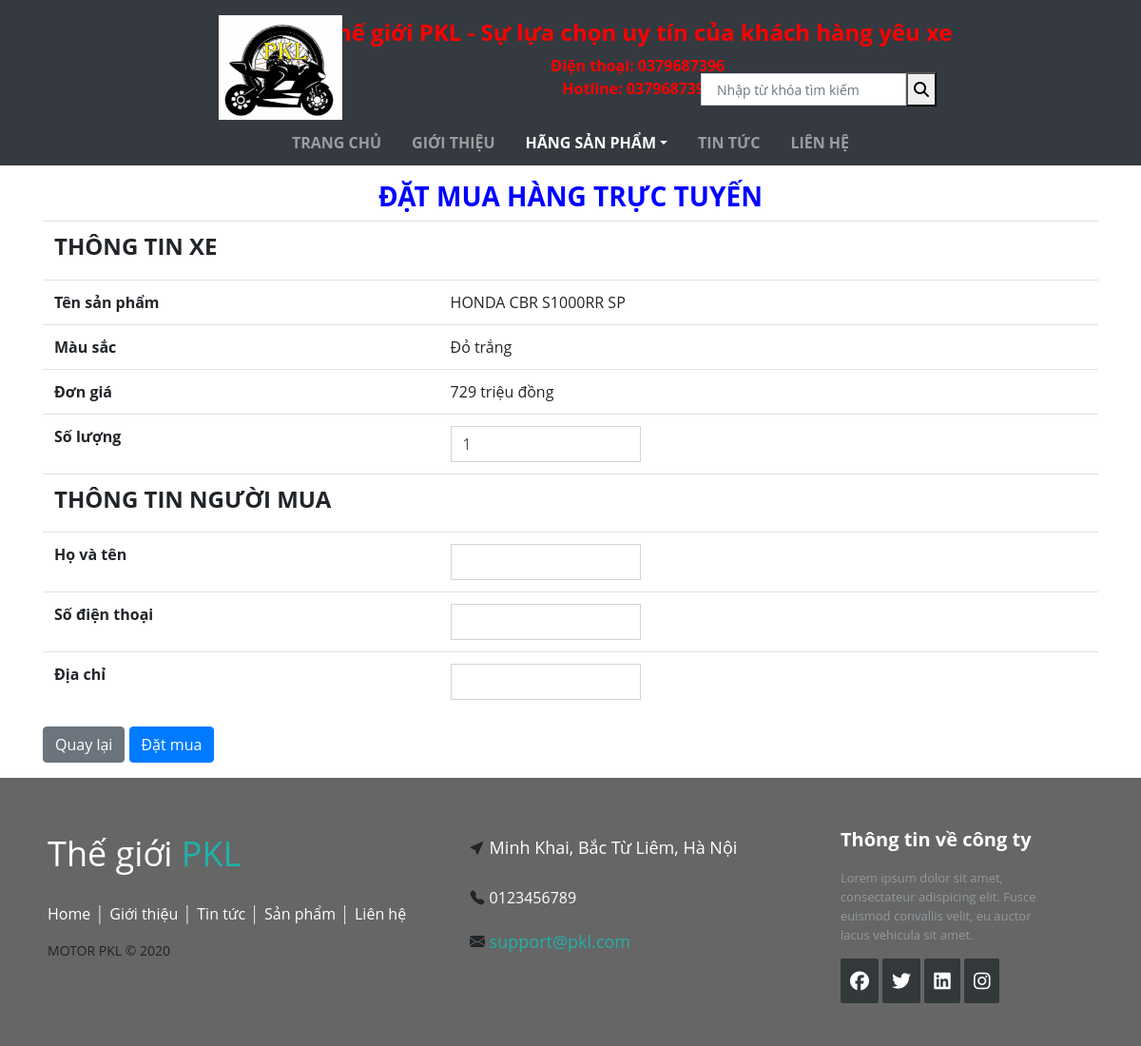
The app's page /order-product/1 with its own data.
### app/models.py (models this page shows, shortened)
class Product(models.Model):
    code = models.CharField(max_length=30,verbose_name='Mã',  unique=True)
    name = models.CharField(max_length=200, verbose_name='Tên')
    description = models.TextField(verbose_name='Mô tả',blank=True)
    type_vehicle=models.CharField(max_length=50,verbose_name='Loại xe')
    color=models.CharField(max_length=30,verbose_name='Màu sắc',default='')
    cc=models.FloatField(verbose_name='Phân khối')
    price = models.DecimalField(max_digits=10,decimal_places=1,verbose_name='Giá')
    category = models.ForeignKey(Category, verbose_name='Nhóm', on_delete=models.PROTECT)
    image = models.ImageField(verbose_name='Ảnh', upload_to='static/images')
    year=models.CharField(max_length=10,verbose_name='Năm sản xuất')
    origin=models.CharField(max_length=100,verbose_name='Xuất xứ')

### app/views.py (the view, shortened to what this page needs)
# urls.py: path('order-product/<pk>',orderProduct,name='order-product'),
def orderProduct(request, pk):
    product = Product.objects.get(pk=pk)
    form = OrderForm(initial={'qty': 1})
    context = {'form': form, 'product': product}
    return render(request, 'order.html', context)

### app/forms.py
class OrderForm(forms.Form):
    qty=forms.IntegerField(min_value=1)
    customer_name=forms.CharField()
    customer_phone=forms.CharField()
    customer_address=forms.CharField()

### app/templates/order.html (shortened to what this page needs)
{% extends "./base.html" %}
{% block menu %}
    {% with page=3 %}
    {{block.super}}
  {% endwith %}
{% endblock %}
{% block content %}
<link rel="stylesheet" href="https://stackpath.bootstrapcdn.com/bootstrap/4.5.2/css/bootstrap.min.css"
>
<div class="container mt-3">
    <h3 style="text-transform: uppercase;font-weight: bold;color: blue;text-align: center;">Đặt mua hàng trực tuyến</h3>
    <form method="POST">{%csrf_token%}
        <table class="table">
            <tbody>
                <tr>
                    <td colspan="2">
                        <h4 style="text-transform: uppercase;font-weight: bold;">Thông tin xe</h4>
                    </td>
                </tr>
                <tr>
                    <th>Tên sản phẩm</th>
                    <td>{{product.name}}</td>
                </tr>
                <tr>
                    <th>Màu sắc</th>
                    <td>{{product.color}}</td>
                </tr>
                <tr>
                    <th>Đơn giá</th>
                    <td>{{product.price|floatformat:"0"}} triệu đồng</td>
                </tr>
                <tr>
                    <th>Số lượng</th>
                    <td>
                        <div style="width: 10px;text-align: center;">
                            {{form.qty}} {{form.qty.errors}}
                        </div>
                    </td>
                </tr>
                <tr>
                    <td colspan="2">
                        <h4 style="text-transform: uppercase;font-weight: bold;">Thông tin người mua</h4>
                    </td>
                </tr>
                <tr>
                    <th>Họ và tên</th>
                    <td>{{form.customer_name}} {{form.customer_name.errors}}</td>
                </tr>
                <tr>
                    <th>Số điện thoại</th>
                    <td>{{form.customer_phone}} {{form.customer_phone.errors}}</td>
                </tr>
                <tr>
                    <th>Địa chỉ</th>
                    <td>{{form.customer_address}} {{form.customer_address.errors}}</td>
                </tr>
            </tbody>
        </table>
        <a class="btn btn-secondary" href="{% url 'detail-product' product.id %}">Quay lại</a>
        <button class="btn btn-primary" type="submit">Đặt mua</button>
    </form>
</div>
{% endblock %}

### app/templates/base.html (style rules this page uses)
input.form-control { width: 200px; float: left; border-radius: 0px; }
* { font-family: Open Sans; }

### records on screen
Product: name "HONDA CBR S1000RR SP", color "Đỏ trắng", price "729"
